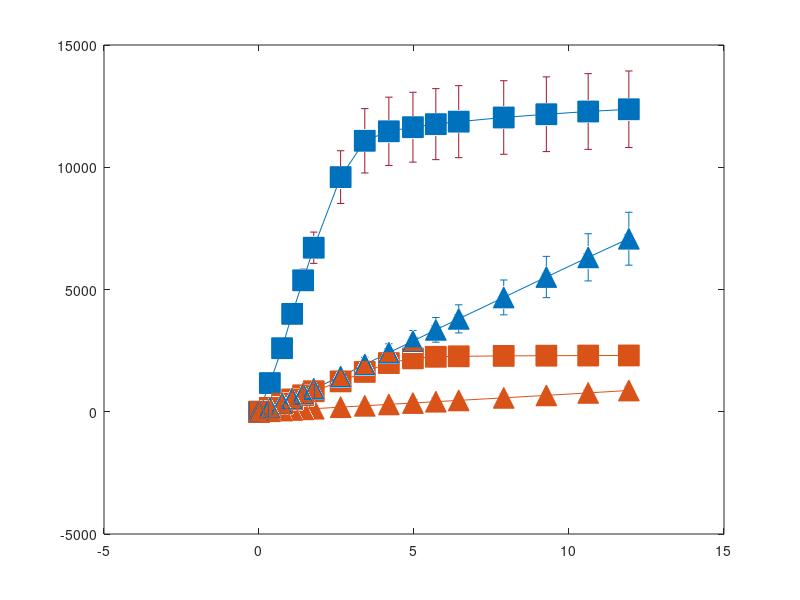

The MATLAB script that drew this image: (Note: this script raises an error after producing the figure.)
clearvars
close all
load('Sensitivity.mat')

f1 = figure( 'Units', 'normalized', 'Position', [0.1 0.25 1 0.6] );

x1 = olddev(:,1);
x1 = [x1,x1];
y1 = olddev(:,2:3);
err1 = olddev(:, 4:5);

x2 = newdev(:,1);
x2 = [x2,x2];
y2 = newdev(:,2:3);
err2 = newdev(:, 4:5);

x = [x1, x2];
y = [y1, y2];
err = [err1, err2];

y_diff = [olddev_diff(:, 2), newdev_diff(:, 2)];
err_diff = [olddev_diff(:, 3), newdev_diff(:, 3)];

dash_l1a = plot(newdev(:,1), newdev(:,2), 's-' ,...
    'Color', [0 0.4470 0.7410],...
    'MarkerSize', 15, 'MarkerFaceColor', [0 0.4470 0.7410]);
hold on
dash_l2a = plot(newdev(:,1), newdev(:,3), '^-' ,...
    'Color', [0 0.4470 0.7410],...
    'MarkerSize', 15, 'MarkerFaceColor', [0 0.4470 0.7410]);
dash_l3a = plot(olddev(:,1), olddev(:,2), 's-' ,...
    'Color', [0.8500 0.3250 0.0980],...
    'MarkerSize', 15, 'MarkerFaceColor', [0.8500 0.3250 0.0980]);
dash_l4a = plot(olddev(:,1), olddev(:,3), '^-' ,...
    'Color', [0.8500 0.3250 0.0980],...
    'MarkerSize', 15, 'MarkerFaceColor', [0.8500 0.3250 0.0980]);

eb_l = errorbar(x,y, err, 's', 'LineWidth', 5,...
    'Marker', 'none','Color', [0.6 0.6 0.6]);
uistack(eb_l, 'bottom')

set(get(get(eb_l(1),'Annotation'),'LegendInformation'),'IconDisplayStyle','off');
set(get(get(eb_l(2),'Annotation'),'LegendInformation'),'IconDisplayStyle','off');
set(get(get(eb_l(3),'Annotation'),'LegendInformation'),'IconDisplayStyle','off');
set(get(get(eb_l(4),'Annotation'),'LegendInformation'),'IconDisplayStyle','off');

lgd = legend({'4T-APS w/o filter', '4T-APS w/ filter',...
    '3T-APS w/o filter', '3T-APS w/ filter'});
lgd.Location = 'best';

xlim([-0.25, 12.25])
xlabel('Power Density (\muW / cm^2)')

ylim([-500, 16000])
ylabel('Device pixel value (DN)')

set(gca,'FontSize', 24)
set(gca,'LineWidth', 2)
title('Sensitivity comparison between 4T-APS and 3T-APS')
legend boxoff
set(gca, 'Position', [0.0750 0.1263 0.9000 0.7987])
f1Pos = get(gca, 'Position');

f2 = figure( 'Units', 'normalized', 'Position', [0.1 0.25 1 0.6] );

dash_l1b = plot(newdev_diff(:,1), newdev_diff(:,2), 'd-' ,...
    'Color', [0 0.4470 0.7410],...
    'MarkerSize', 15, 'MarkerFaceColor', [0 0.4470 0.7410]);
hold on
dash_l3b = plot(olddev_diff(:,1), olddev_diff(:,2), 'd-' ,...
    'Color', [0.8500 0.3250 0.0980],...
    'MarkerSize', 15, 'MarkerFaceColor', [0.8500 0.3250 0.0980]);

eb_l = errorbar(x1,y_diff, err_diff, 's', 'LineWidth', 5,...
    'Marker', 'none','Color', [0.6 0.6 0.6]);
uistack(eb_l, 'bottom')


set(get(get(eb_l(1),'Annotation'),'LegendInformation'),'IconDisplayStyle','off');
set(get(get(eb_l(2),'Annotation'),'LegendInformation'),'IconDisplayStyle','off');

lgd = legend({'4T-APS (difference)', '3T-APS (difference)'});
lgd.Location = 'best';

xlim([-0.25, 4.25])
xlabel('Power Density (\muW / cm^2)')

ylim([-500, 12000])
ylabel('Device pixel value (DN)')

set(gca,'FontSize', 24)
set(gca,'LineWidth', 2)
title('Sensitivity comparison between 4T-APS and 3T-APS (Difference) [zoomed in]')
legend boxoff
set(gca, 'Position', f1Pos)